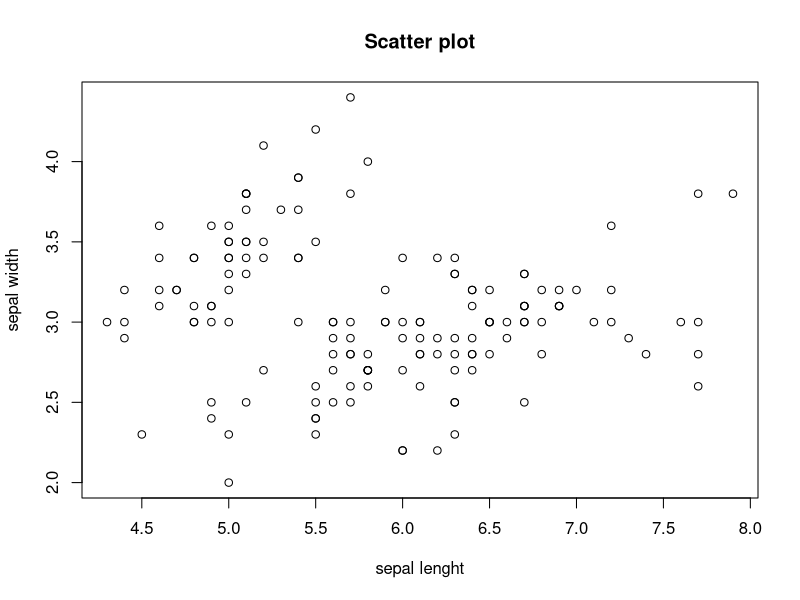

The R source for this figure:
head(iris)
plot(x = iris$Sepal.Length, y=iris$Sepal.Width, xlab="sepal lenght", ylab = "sepal width", main = "Scatter plot")
